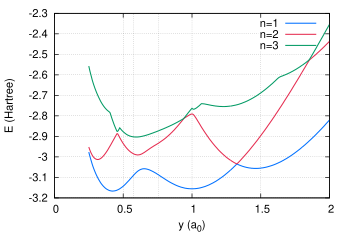

This chart was generated by the following gnuplot code:
set term postscript enhanced eps color "Palatino" 16
set size 0.7, 0.7
set encoding iso

# Set line styles
set style line  1 lt 1 lw 3 lc rgb "#0070FF" pt 6    # blue
set style line  2 lt 1 lw 3 lc rgb "#E52B50" pt 6    # red
set style line  3 lt 1 lw 3 lc rgb "#009A63" pt 6    # green
set style line  4 lt 1 lw 3 lc rgb "#702963" pt 6    # purple
set style line  5 lt 1 lw 3 lc rgb "#F28500" pt 6    # orange
set style line  6 lt 1 lw 3 lc rgb "#00BFFF" pt 6    # deep sky blue
set style line  7 lt 1 lw 3 lc rgb "#FF91A4" pt 6    # pink
set style line  8 lt 1 lw 3 lc rgb "#50C878" pt 6    # light green
set style line  9 lt 1 lw 3 lc rgb "#C9A0DC" pt 6    # lavender
set style line 10 lt 1 lw 3 lc rgb "#000000" pt 6    # black
set style line 11 lt 2 lw 3 lc rgb "#0070FF" pt 6    # blue
set style line 12 lt 2 lw 3 lc rgb "#E52B50" pt 6    # red
set style line 13 lt 2 lw 3 lc rgb "#009A63" pt 6    # green
set style line 14 lt 2 lw 3 lc rgb "#702963" pt 6    # purple
set style line 15 lt 2 lw 3 lc rgb "#F28500" pt 6    # orange
set style line 16 lt 2 lw 3 lc rgb "#00BFFF" pt 6    # deep sky blue
set style line 17 lt 2 lw 3 lc rgb "#FF91A4" pt 6    # pink
set style line 18 lt 2 lw 3 lc rgb "#50C878" pt 6    # light green
set style line 19 lt 2 lw 3 lc rgb "#C9A0DC" pt 6    # lavender
set style line 20 lt 2 lw 3 lc rgb "#000000" pt 6    # black
set style line 100 lt 1 lw 1 lc rgb "#FFFFFF"

set xlabel "y (a_0)"
set ylabel "E (Hartree)"
set xtics 0, 0.5
set x2tics (0.57735,0.759836) format "" scale 0
set grid xtics x2tics ytics

set output "h6zoom.eps"
set xrange [0:2.0]
set yrange [*:*]
plot "h6singlet" u 1:2 w l ls 1 ti "n=1",  \
     "h6singlet" u 1:3 w l ls 2 ti "n=2",  \
     "h6singlet" u 1:4 w l ls 3 ti "n=3"
